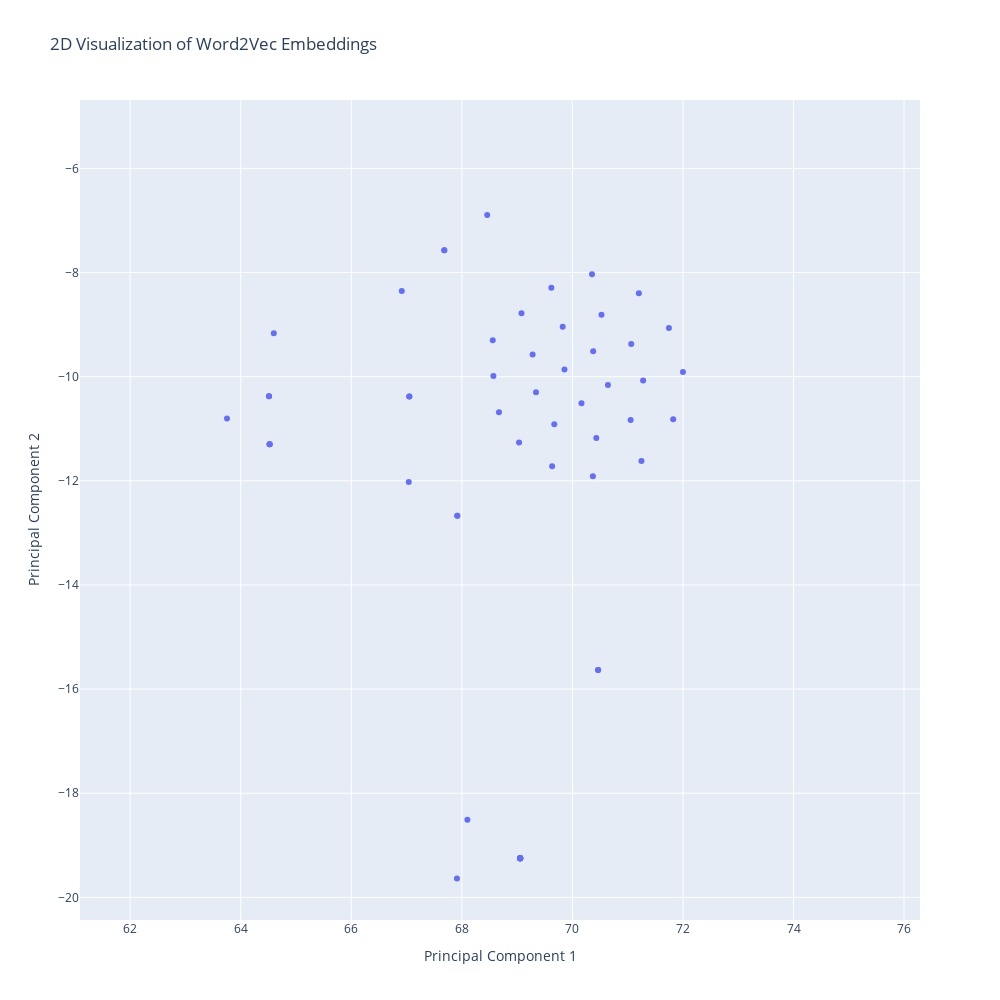

The cell this chart's notebook holds for it:
### Code cell
x_vals = embeddings_2d[:, 0]
y_vals = embeddings_2d[:, 1]


fig = go.Figure()
fig.add_trace(go.Scatter(
    x=x_vals,
    y=y_vals,

    mode="markers+text",
    hovertext=format_paras,
    textposition="top center",
))
fig.update_layout(
        width=1000,
    height=1000,
    title="2D Visualization of OpenAI Embeddings",
    showlegend=False
)
fig.show()

### Figure 1 — Plotly figure (JSON) as saved in the notebook; plotly's stock layout.template omitted (floating-point values rounded to 4 significant figures; data arrays with more than 128 entries replaced by an {"elided": "..."} marker saying what was removed)
{"data": [{"hovertext": {"elided": "2307 str values"}, "mode": "markers+text", "textposition": "top center", "type": "scatter", "x": {"elided": "2221 float values"}, "y": {"elided": "2221 float values"}}], "layout": {"dragmode": "zoom", "height": 1000, "showlegend": false, "title": {"text": "2D Visualization of Word2Vec Embeddings"}, "width": 1000, "xaxis": {"autorange": false, "range": [61.09, 76.29], "title": {"text": "Principal Component 1"}, "type": "linear"}, "yaxis": {"autorange": false, "range": [-20.43, -4.686], "title": {"text": "Principal Component 2"}, "type": "linear"}}}
